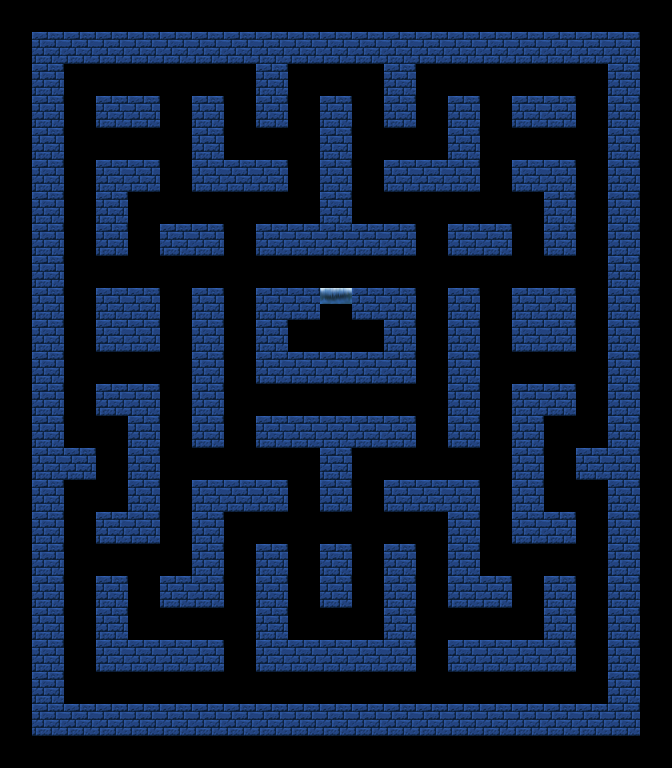

The image is a tile-based game level rendered from a .tmx file. Its description and source (layers, tilesets, objects; grid data summarised) follow:
An orthogonal 21x24 tile map with 32x32 px tiles, 3 tile layers (fond, murs, porte), 2 tilesets.

<map version="1.5" tiledversion="1.7.2" orientation="orthogonal" renderorder="left-up" width="21" height="24" tilewidth="32" tileheight="32" infinite="0" nextlayerid="5" nextobjectid="1">
 <tileset firstgid="1" name="Jeudetuile" tilewidth="32" tileheight="32" tilecount="128" columns="8">
  <image source="basicTileset.png" width="256" height="512" />
 </tileset>
 <tileset firstgid="129" name="Wall" tilewidth="32" tileheight="32" tilecount="1" columns="0">
  <grid orientation="orthogonal" width="1" height="1" />
  <tile id="71">
   <image width="32" height="32" source="tile000.png" />
  </tile>
 </tileset>
 <layer id="1" name="fond" width="21" height="24">
  <data>[504 cells, 504 non-empty, 1 distinct tile ids]</data>
 </layer>
 <layer id="2" name="murs" width="21" height="24">
  <data>[504 cells, 208 non-empty, 1 distinct tile ids]</data>
 </layer>
 <layer id="3" name="porte" width="21" height="24">
  <data>[504 cells, 1 non-empty, 1 distinct tile ids]</data>
 </layer>
</map>
